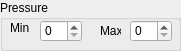
    <widget class="QGroupBox" name="dayGroupBox_10">
     <property name="geometry">
      <rect>
       <x>200</x>
       <y>340</y>
       <width>181</width>
       <height>51</height>
      </rect>
     </property>
     <property name="title">
      <string>Pressure</string>
     </property>
     <widget class="QSpinBox" name="minPressureSpinbox">
      <property name="geometry">
       <rect>
        <x>40</x>
        <y>20</y>
        <width>42</width>
        <height>22</height>
       </rect>
      </property>
      <property name="maximum">
       <number>1500</number>
      </property>
     </widget>
     <widget class="QLabel" name="minLabel_10">
      <property name="geometry">
       <rect>
        <x>10</x>
        <y>20</y>
        <width>21</width>
        <height>16</height>
       </rect>
      </property>
      <property name="text">
       <string>Min</string>
      </property>
     </widget>
     <widget class="QLabel" name="maxLabel_10">
      <property name="geometry">
       <rect>
        <x>100</x>
        <y>20</y>
        <width>21</width>
        <height>21</height>
       </rect>
      </property>
      <property name="text">
       <string>Max</string>
      </property>
     </widget>
     <widget class="QSpinBox" name="maxPressureSpinbox">
      <property name="geometry">
       <rect>
        <x>130</x>
        <y>20</y>
        <width>42</width>
        <height>22</height>
       </rect>
      </property>
      <property name="maximum">
       <number>1500</number>
      </property>
     </widget>
    </widget>
